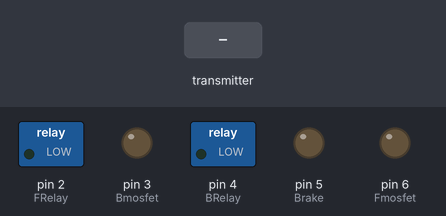
Recording of a sketch running on a simulated Arduino Uno, built with avr-gcc and run on an emulated ATmega328P. Shown: switched loads named in the sketch (green lamp = pin HIGH), output pins drawn as LEDs (lit = HIGH). The test bench sets the inputs (shaded band). No radio packets arrive unless stated.

Above: at 1.2 s.
1.3 s: the transmitter starts sending switch1 = 1
At 1.6 s:
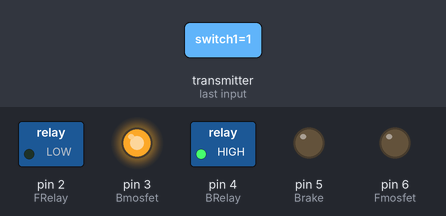
2.8 s: the transmitter starts sending Xposition = 256
At 4.0 s:
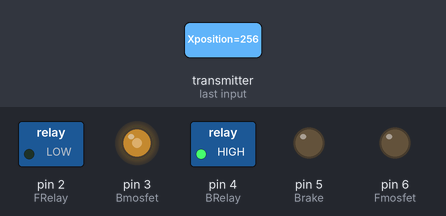
4.3 s: the transmitter starts sending switch2 = 1
At 5.1 s:
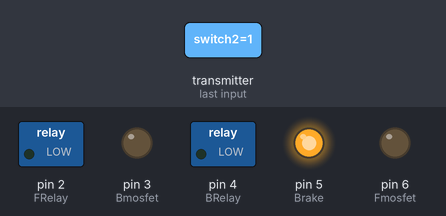
5.8 s: the transmitter starts sending Xposition = 1023
At 6.3 s:
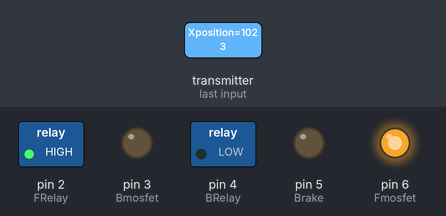
Timing chart, 0 to 8.3 s (numbered marks = the images above; inputs shaded):
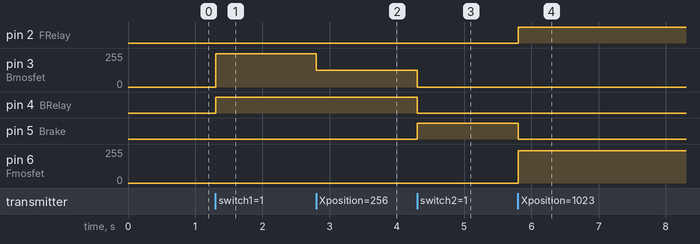

The sketch:

Recieve.ino
```cpp
//By Yixing Qie
//Date: August 2018
#include <SPI.h>
#include "RF24.h"
#define  CE_PIN 7
#define  CSN_PIN 8

#define Fmosfet               6 //forward mosfet
#define Bmosfet               3 //backward mosfet
#define FRelay                2 //forward polarity switch
#define BRelay                4 //backward polarity switch
#define Brake                 5 //brake relay

RF24 radio(CE_PIN, CSN_PIN);

byte addresses[][6] = {"test", "test2"}; // Connection Pipes

//packet of position and button data
struct dataStruct {
  unsigned long _micros;
  int Xposition;
  int Yposition;
  bool switch1;
  bool switch2;
} myData;

int started_waiting_at;
boolean timeout = false;


void setup()
{
  TCCR2B = (TCCR2B & 0b11111000) | 0x01;
  TCCR0B = TCCR0B & B11111000 | B00000001;
  Serial.begin(115200);
  pinMode(Fmosfet, OUTPUT);
  pinMode(Bmosfet, OUTPUT);
  pinMode(FRelay, OUTPUT);
  pinMode(BRelay, OUTPUT);
  pinMode(Brake, OUTPUT);

  radio.begin();
  radio.setChannel(109);
  radio.setDataRate(RF24_2MBPS); // Sends fastest
  radio.setAutoAck(false); //do not want pauses

  radio.setPALevel(RF24_PA_MAX);

  // Opens up connections
  radio.openWritingPipe(addresses[1]);
  radio.openReadingPipe(1, addresses[0]);

}

//used for autostop
unsigned long prev = 0;
boolean found;
int  count = 0;


void loop()
{

  radio.startListening();
  //used for autostop
//  timeout = false;

  if (radio.available()) {
    while (radio.available())
    {
      radio.read( &myData, sizeof(myData) );             // Get the data
      count = 0;
    }
    radio.stopListening();
  }


//following code needs to be fixed to implement autostop feature when connection is lost
  /*
  radio.startListening();
  started_waiting_at = micros();
 // Serial.println(prev);
  //Serial.println(myData._micros);
if( prev == myData._micros){
  count++;
  }
    prev = myData._micros;

//  while (!radio.available()) {
//    if ((micros() - started_waiting_at) > 5000000 ) {
//      count++;
//      break;
//    }
//  }
//Serial.println(myData._micros);

  if (count > 500) {
    count = 0;
 //   Serial.println("lost");
//    myData.Xposition = 517;
//    myData.Yposition = 517;
//    myData.switch1 = 1;
//    myData.switch2 = 1;
  }

*/

  double level  = map(abs(517 - myData.Xposition), 0, 520, 0 , 250);

  if (myData.Xposition >= 518 && myData.switch2 == 1 && myData.switch1 == 1) {
    analogWrite(Fmosfet, level);
    analogWrite(Bmosfet, 0);
    digitalWrite(BRelay, 0);
    digitalWrite(Brake, 0);
    digitalWrite(FRelay, 1);
         // count = 0;
    // Serial.println(F(" FORWARD"));
  } else if (myData.Xposition <= 515 && myData.switch2 == 0 && myData.switch1 == 1) {
    analogWrite(Bmosfet, level);
    analogWrite(Fmosfet, 0);
    digitalWrite(FRelay, 0);
    digitalWrite(Brake, 0);
    digitalWrite(BRelay, 1);
         // count = 0;
    // Serial.println(F(" BACKWARD"));
  } else if (myData.Xposition == 517) {
    analogWrite(Fmosfet, 0);
    analogWrite(Bmosfet, 0);
    digitalWrite(FRelay, 0);
    digitalWrite(BRelay, 0);
    digitalWrite(Brake, 0);
    //Serial.println(F(" NONE"));
  } else if (myData.Xposition <= 515 && myData.switch2 == 1 && myData.switch1 == 1) {
    analogWrite(Fmosfet, 0);
    analogWrite(Bmosfet, 0);
    digitalWrite(FRelay, 0);
    digitalWrite(BRelay, 0);
    digitalWrite(Brake, 1);
       //   count = 0;
    // Serial.println(F(" BRAKE"));
  }
}
```

Measured:
- after the input at 1.3 s, pin 3 (Bmosfet): 0/255 → 248/255 at once; pin 4 (BRelay): LOW → HIGH at once
- after the input at 2.8 s, pin 3 (Bmosfet): 248/255 → 125/255 at once
- after the input at 4.3 s, pin 3 (Bmosfet): 125/255 → 0/255 at once; pin 4 (BRelay): HIGH → LOW at once; pin 5 (Brake): LOW → HIGH at once
- after the input at 5.8 s, pin 2 (FRelay): LOW → HIGH at once; pin 5 (Brake): HIGH → LOW at once; pin 6 (Fmosfet): 0/255 → 243/255 at once
